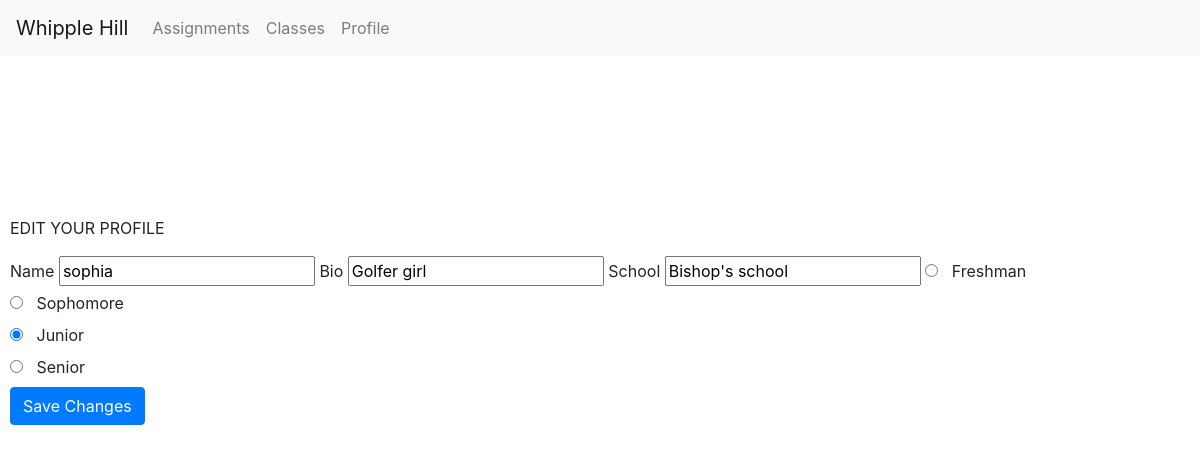
The app's page /profile/sophia/edit (signed in) with its own data.
### assignments/models.py (models this page shows)
class StudentProfile(models.Model):
    user = models.OneToOneField(
    User,
    on_delete=models.CASCADE,
    primary_key=True
    )
    name = models.TextField(default="", blank=True)
    bio = models.TextField(default="", blank=True)
    school= models.TextField(default="", blank=True)
    FRESHMAN = 'FR'
    SOPHOMORE = 'SO'
    JUNIOR = 'JR'
    SENIOR = 'SR'
    GRADE_CHOICES = [
        (FRESHMAN, 'Freshman'),
        (SOPHOMORE, 'Sophomore'),
        (JUNIOR, 'Junior'),
        (SENIOR, 'Senior'),
    ]
    year_in_school = models.CharField(max_length=2,choices=GRADE_CHOICES,default=FRESHMAN,)

### assignments/views.py (the view, shortened to what this page needs)
# urls.py: path('profile/<username>/edit',views.EditView.as_view(),name='edit'),
class EditView(View):
    def get(self, request, username):
        user = User.objects.get(username = username)
        profile = StudentProfile.objects.get(user=user)
        context={'profile': profile,
        'user': user,
        'authenticated': request.user
        }
        return render(request, 'assignments/editprofile.html', context)

### assignments/templates/assignments/editprofile.html (shortened to what this page needs)
<!DOCTYPE html>
<html>
<html>
<html lang = "en">
<head>
  <link rel="stylesheet" href="https://maxcdn.bootstrapcdn.com/bootstrap/4.5.2/css/bootstrap.min.css">
  <link rel="stylesheet" href = "style.css">
</head>
  <nav class="navbar navbar-expand-sm bg-light navbar-light fixed-top">
    <a class="navbar-brand" href="{% url 'index' %}">
      Whipple Hill
    </a>
    <div class="collapse navbar-collapse" id="collapsibleNavbar">
      <ul class="navbar-nav">
      {% if user.is_authenticated %}
        <li class="nav-item">
          <a class="nav-link" href="{% url 'assignments' user.username %}">
            Assignments
          </a>
        </li>
        <li class="nav-item">
            <a class="nav-link" href="{% url 'classes' user.username %}">
              Classes
            </a>
        </li>
        <li class="nav-item">
            <a class="nav-link" href= "{% url 'profile' user.username %}">
              Profile
            </a>
        </li>
      {% endif %}
      </ul>
    </div>
  </nav>
  <br></br>
  <br></br>
  <body>
    <p> EDIT YOUR PROFILE </p>
  {% if authenticated == user %}
    <form method='POST' action='{% url "profile" user.username %}'
      <label> Name </label>
      <input type = "Textbox" name = "profileName" value='{{profile.name}}'/>
      <label> Bio </label>
      <input type = "Textbox" name = "profileBio" value='{{profile.bio}}'/>
      <label> School </label>
      <input type = "Textbox" name = "profileSchool" value='{{profile.school}}'/>
      {% if profile.year_in_school == "freshman" %}
        <input type="radio" id="freshman" name="profileGrade" value = "freshman" checked>
         <label for="freshman">Freshman</label><br>
      {% else %}
        <input type="radio" id="freshman" name="profileGrade" value = "freshman">
        <label for="freshman">Freshman</label><br>
      {% endif %}
      {% if profile.year_in_school == "sophomore" %}
        <input type="radio" id="sophomore" name="profileGrade" value = "sophomore" checked>
        <label for="sophomore">Sophomore</label><br>
      {% else %}
        <input type="radio" id="sophomore" name="profileGrade" value = "sophomore">
         <label for="sophomore">Sophomore</label><br>
      {% endif %}
      {% if profile.year_in_school == "junior" %}
      <input type="radio" id="junior" name="profileGrade" value = "junior" checked>
      <label for="junior">Junior</label><br>
      {% else %}
        <input type="radio" id="junior" name="profileGrade" value = "junior" >
        <label for="junior">Junior</label><br>
      {% endif %}
      {% if profile.year_in_school == "senior" %}
        <input type="radio" id="senior" name="profileGrade" value = "senior" checked>
        <label for="junior">Senior</label><br>
      {% else %}
        <input type="radio" id="senior" name="profileGrade" value = "senior">
         <label for="junior">Senior</label><br>
      {% endif %}
      <button type = "submit"  class = "btn btn-primary"> Save Changes </button>
    </form>
  {% else %}
    <p> You do not have permission to edit this user's profile.</p>
  {% endif %}
  </body>
</html>

### assignments/templates/assignments/style.css (style rules this page uses)
body { padding-top: 120px; margin-left: 10px }

### records on screen
StudentProfile: profileName "sophia", profileBio "Golfer girl", profileSchool "Bishop's school"
